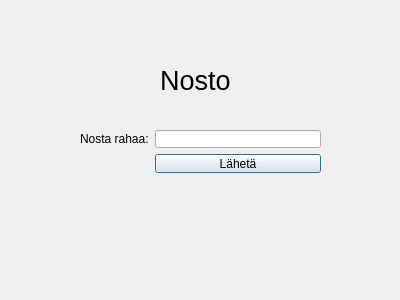
<?xml version="1.0" encoding="UTF-8"?>
<ui version="4.0">
 <class>nosto</class>
 <widget class="QDialog" name="nosto">
  <property name="geometry">
   <rect>
    <x>0</x>
    <y>0</y>
    <width>400</width>
    <height>300</height>
   </rect>
  </property>
  <property name="windowTitle">
   <string>Dialog</string>
  </property>
  <widget class="QLabel" name="label">
   <property name="geometry">
    <rect>
     <x>80</x>
     <y>50</y>
     <width>231</width>
     <height>61</height>
    </rect>
   </property>
   <property name="font">
    <font>
     <pointsize>20</pointsize>
    </font>
   </property>
   <property name="text">
    <string>Nosto</string>
   </property>
   <property name="alignment">
    <set>Qt::AlignmentFlag::AlignCenter</set>
   </property>
  </widget>
  <widget class="QWidget" name="formLayoutWidget">
   <property name="geometry">
    <rect>
     <x>80</x>
     <y>130</y>
     <width>241</width>
     <height>43</height>
    </rect>
   </property>
   <layout class="QFormLayout" name="formLayout">
    <item row="0" column="1">
     <widget class="QLineEdit" name="nostaLineEdit"/>
    </item>
    <item row="0" column="0">
     <widget class="QLabel" name="label_2">
      <property name="text">
       <string>Nosta rahaa:</string>
      </property>
     </widget>
    </item>
    <item row="1" column="1">
     <widget class="QPushButton" name="sendButton">
      <property name="text">
       <string>Lähetä</string>
      </property>
     </widget>
    </item>
   </layout>
  </widget>
 </widget>
 <resources/>
 <connections/>
</ui>
